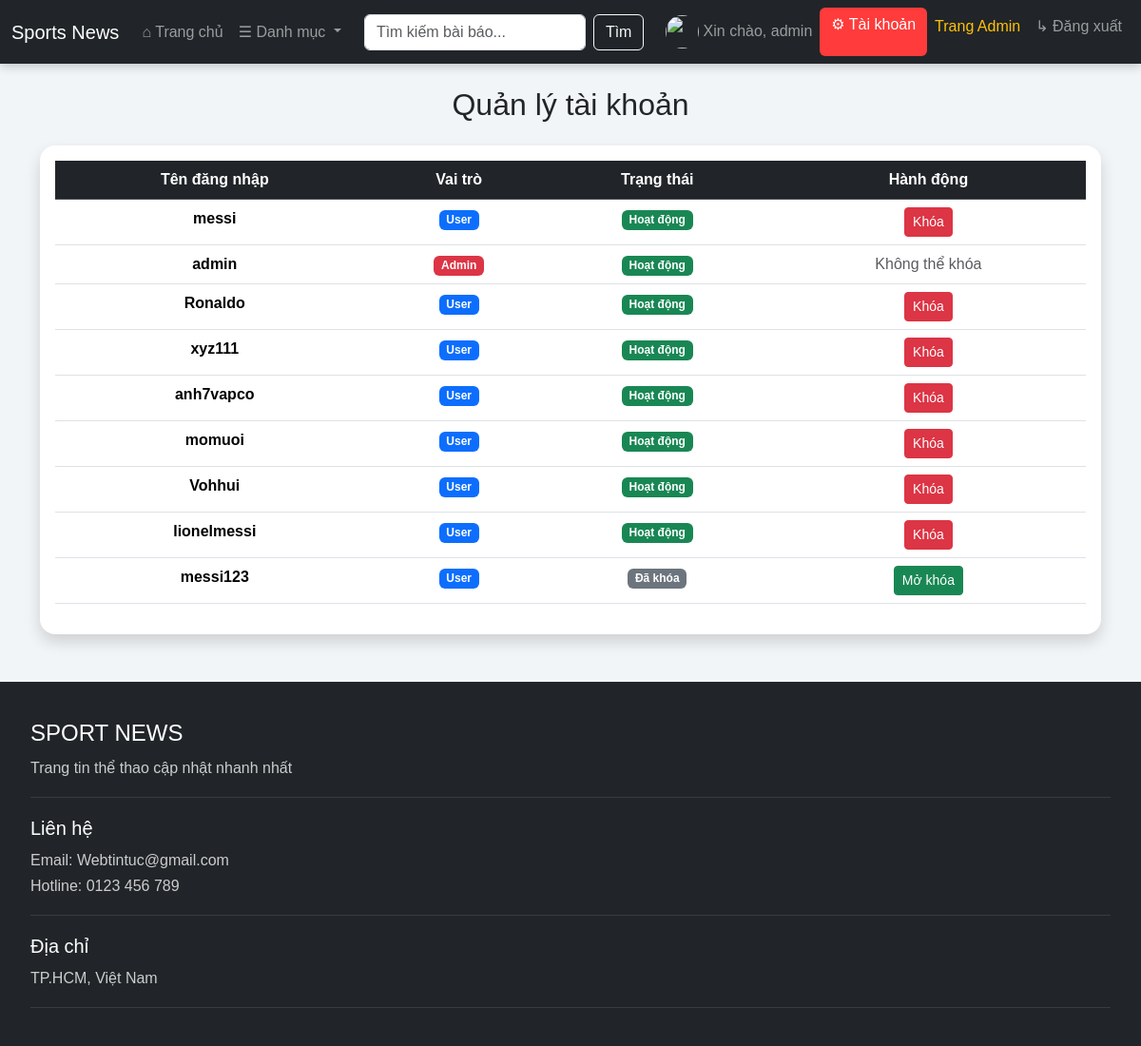
Screenshot of /index.php?action=manage_users (signed in) with the database file from the repository.
### tables this page shows
CREATE TABLE `user` (
  `user_id` int(11) NOT NULL,
  `username` varchar(50) NOT NULL,
  `password` varchar(255) NOT NULL,
  `email` varchar(100) DEFAULT NULL,
  `role_id` int(11) DEFAULT NULL,
  `avatar` varchar(255) DEFAULT NULL,
  `status` tinyint(4) DEFAULT 1
);

### AdminController.php (called while the page is built, shortened)
<?php
require_once __DIR__ . "/../config/Database.php";
class AdminController
{
    private $db;
    public function __construct()
    {
        $database = new Database();
        $this->db = $database->connect();
    }
    public function manageUsers()
{
    $sql = "SELECT * FROM user";
    $stmt = $this->db->query($sql);
    $users = $stmt->fetchAll();
    require
    "views/admin/manage_users.php";
}
}

### Database.php (called while the page is built)
<?php
class Database
{
    private $host = "sql113.infinityfree.com";
    private $dbname = "if0_41549253_sport_news_db";
    private $username = "if0_41549253";
    private $password = "tintuctheothao1";
    public function connect()
    {
        try {
            $conn = new PDO(
                "mysql:host=$this->host;dbname=$this->dbname;charset=utf8",
                $this->username,
                $this->password
            );
            $conn->setAttribute(PDO::ATTR_ERRMODE, PDO::ERRMODE_EXCEPTION);
            return $conn;
        } catch(PDOException $e) {
            die("Lỗi kết nối DB: " . $e->getMessage());
        }
    }
}

### manage_users.php (the view)
<div class="container mt-4">
<h2 class="text-center mb-4">
Quản lý tài khoản
</h2>
<div class="card shadow rounded-4">
<div class="card-body">
<table class="table table-hover text-center">
<thead class="table-dark">
<tr>
<th>Tên đăng nhập</th>
<th>Vai trò</th>
<th>Trạng thái</th>
<th>Hành động</th>
</tr>
</thead>
<tbody>
<?php foreach($users as $u): ?>
<tr>
<td>
<strong>
<?= $u["username"]; ?>
</strong>
</td>
<td>
<?php if($u["role_id"] == 1): ?>
<span class="badge bg-danger">
Admin
</span>
<?php else: ?>
<span class="badge bg-primary">
User
</span>
<?php endif; ?>
</td>
<td>
<?php if($u["status"] == 1): ?>
<span class="badge bg-success">
Hoạt động
</span>
<?php else: ?>
<span class="badge bg-secondary">
Đã khóa
</span>
<?php endif; ?>
</td>
<td>
<?php if($u["role_id"] != 1): ?>
<?php if($u["status"] == 1): ?>
<a href="index.php?action=lock_user&id=<?= $u["user_id"]; ?>"
class="btn btn-danger btn-sm">
Khóa
</a>
<?php else: ?>
<a href="index.php?action=unlock_user&id=<?= $u["user_id"]; ?>"
class="btn btn-success btn-sm">
Mở khóa
</a>
<?php endif; ?>
<?php else: ?>
<span class="text-muted">
Không thể khóa
</span>
<?php endif; ?>
</td>
</tr>
<?php endforeach; ?>
</tbody>
</table>
</div>
</div>
</div>

### style.css (style rules this page uses)
body { background:#f2f5f7; font-family: Arial, Helvetica, sans-serif; }
.card { border:none; border-radius:10px; overflow:hidden; transition:0.3s; }
.card { display: flex; flex-direction: column; height: 100%; }
.card-body { display: flex; flex-direction: column; height: 100%; }

### rows the page displays
user: username "messi", shows "User", status "Hoạt động"
user: username "admin", shows "Admin", status "Hoạt động", shows "Không thể khóa"
user: username "Ronaldo", shows "User", status "Hoạt động"
user: username "xyz111", shows "User", status "Hoạt động"
user: username "anh7vapco", shows "User", status "Hoạt động"
user: username "momuoi", shows "User", status "Hoạt động"
user: username "Vohhui", shows "User", status "Hoạt động"
user: username "lionelmessi", shows "User", status "Hoạt động"
user: username "messi123", shows "User", status "Đã khóa"

### other values shown
$_SESSION['username'] "admin"
